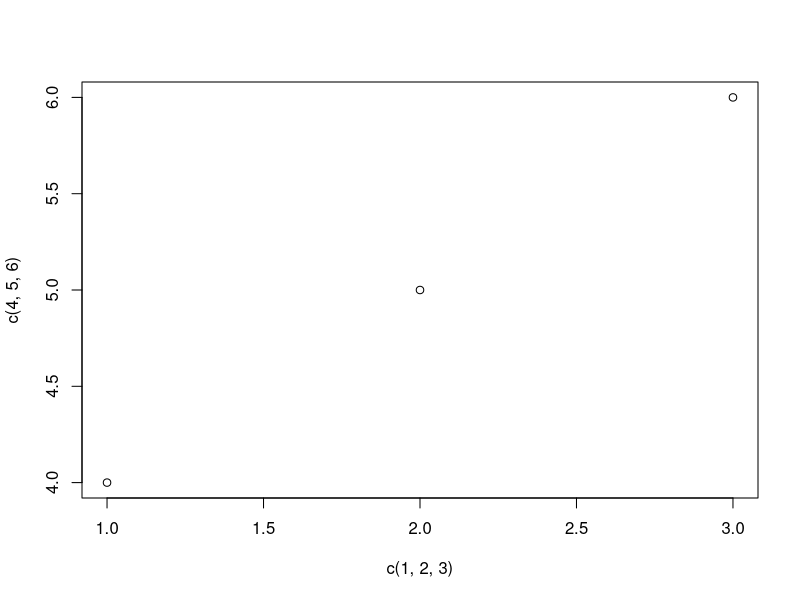
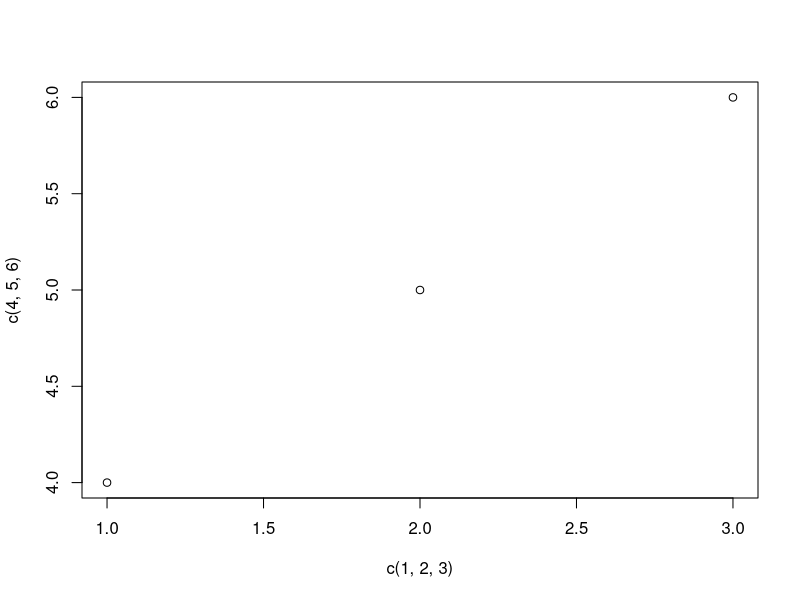
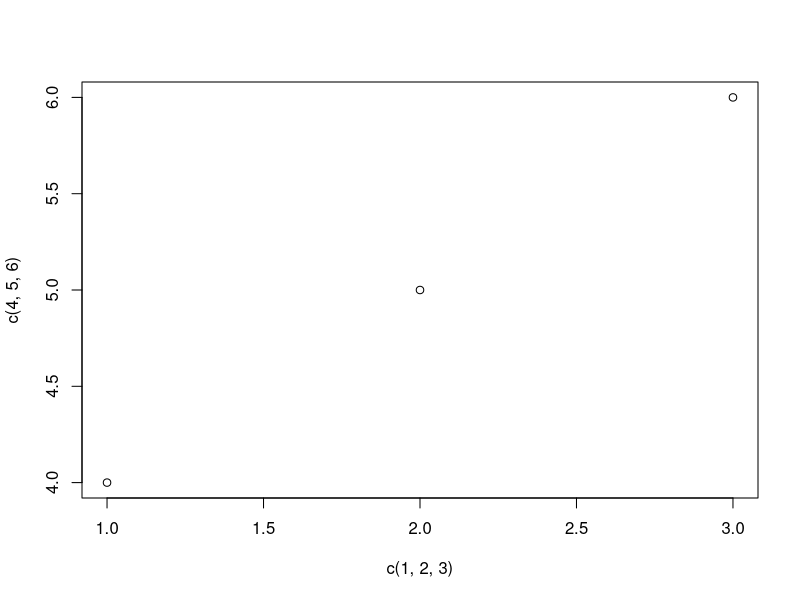
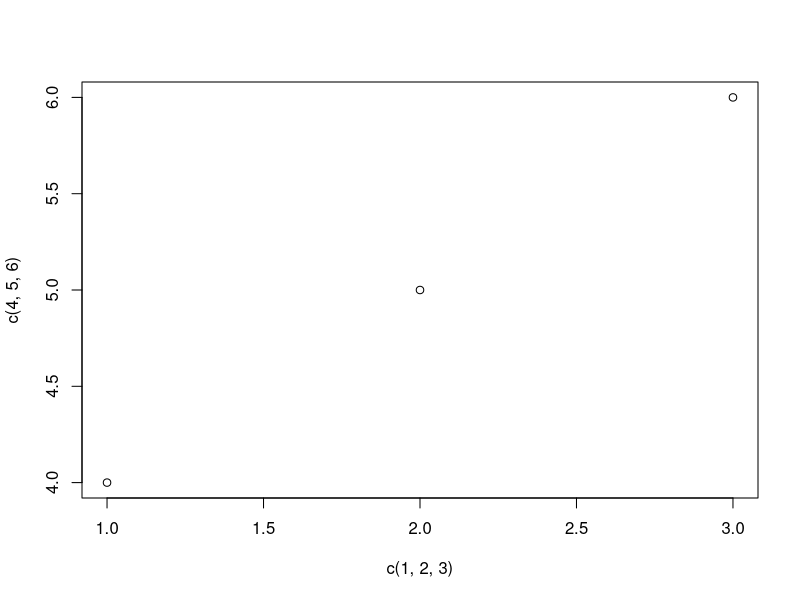

Recreate these plots in R, in order.
## ---- chunk 1
library(knitr)
opts_chunk$set(tidy.opts=list(width.cutoff=60),tidy=TRUE)
## ---- chunk 2
print("include=FALSE")
plot(c(1,2,3), c(4,5,6))
## ---- chunk 3
print("echo=FALSE")
plot(c(1,2,3), c(4,5,6))
## ---- chunk 4
print("No Chunk Options")
plot(c(1,2,3), c(4,5,6))
## ---- chunk 5
# Example Plot
plot(c(1,2,3), c(4,5,6))
